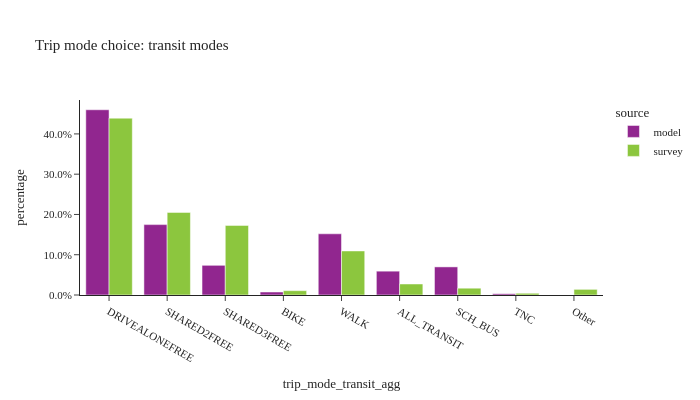

The notebook cell saved with this chart:
### Code cell
util.plot_share_barchart(trip_data, 'trip_weight', 'trip_mode_transit_agg', title="Trip mode choice: transit modes")

### Figure 1 — Plotly figure (JSON) as saved in the notebook; plotly's stock layout.template omitted (floating-point values rounded to 4 significant figures)
{"data": [{"alignmentgroup": "True", "hovertemplate": "source=model<br>trip_mode_transit_agg=%{x}<br>percentage=%{y}<extra></extra>", "legendgroup": "model", "marker": {"color": "#91268F", "pattern": {"shape": ""}}, "name": "model", "offsetgroup": "model", "orientation": "v", "showlegend": true, "textposition": "auto", "type": "bar", "x": ["DRIVEALONEFREE", "SHARED2FREE", "SHARED3FREE", "BIKE", "WALK", "ALL_TRANSIT", "SCH_BUS", "TNC"], "xaxis": "x", "y": [0.46, 0.1748, 0.07372, 0.007462, 0.1519, 0.05919, 0.06981, 0.003103], "yaxis": "y"}, {"alignmentgroup": "True", "hovertemplate": "source=survey<br>trip_mode_transit_agg=%{x}<br>percentage=%{y}<extra></extra>", "legendgroup": "survey", "marker": {"color": "#8CC63E", "pattern": {"shape": ""}}, "name": "survey", "offsetgroup": "survey", "orientation": "v", "showlegend": true, "textposition": "auto", "type": "bar", "x": ["DRIVEALONEFREE", "SHARED2FREE", "SHARED3FREE", "BIKE", "WALK", "ALL_TRANSIT", "SCH_BUS", "TNC", "Other"], "xaxis": "x", "y": [0.4391, 0.2051, 0.1729, 0.01075, 0.1094, 0.0274, 0.01691, 0.004335, 0.01403], "yaxis": "y"}], "layout": {"barmode": "group", "height": 400, "legend": {"title": {"text": "source"}, "tracegroupgap": 0}, "title": {"text": "Trip mode choice: transit modes"}, "width": 700, "xaxis": {"anchor": "y", "domain": [0, 1], "title": {"text": "trip_mode_transit_agg"}}, "yaxis": {"anchor": "x", "domain": [0, 1], "tickformat": ".1%", "title": {"text": "percentage"}}}}
